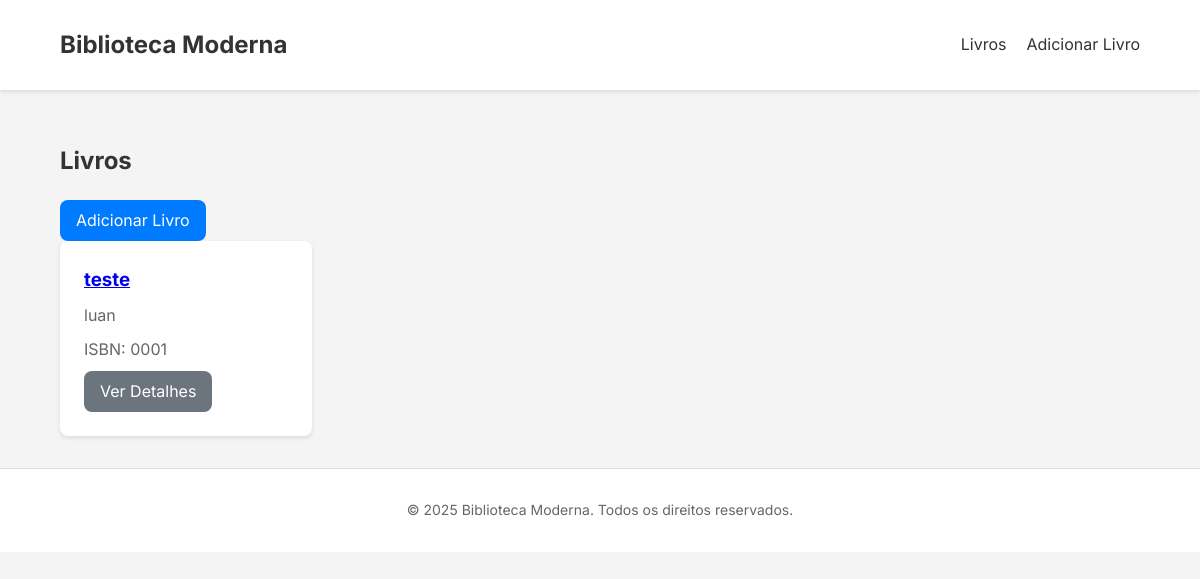
Before: / with the older database file.
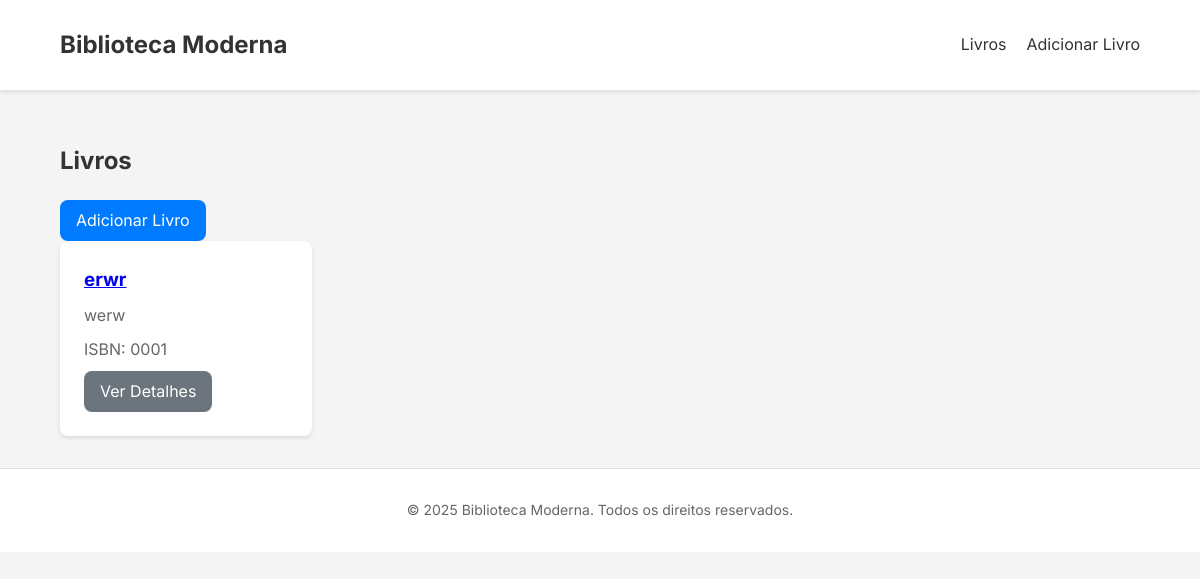
After: the same page with the newer database file.
### biblioteca_app/models.py (models this page shows, shortened)
class Book(models.Model):
    title = models.CharField(max_length=200, verbose_name='Título')
    author = models.CharField(max_length=100, verbose_name='Autor')
    publication_date = models.DateField(verbose_name='Data de Publicação')
    isbn = models.CharField(max_length=13, unique=True, verbose_name='ISBN')
    class Meta:
        verbose_name = 'Livro'
        verbose_name_plural = 'Livros'

### biblioteca_app/views.py (the view)
# urls.py: path('', views.book_list, name='book_list'),
def book_list(request):
    books = Book.objects.all()
    return render(request, 'biblioteca_app/book_list.html', {'books': books})

### biblioteca_app/templates/biblioteca_app/book_list.html
{% extends 'biblioteca_app/base.html' %}
{% block content %}
    <h2>Livros</h2>
    <a href="{% url 'book_new' %}" class="btn">Adicionar Livro</a>
    {% if books %}
        <div class="book-list">
            {% for book in books %}
                <div class="book-card">
                    <h3><a href="{% url 'book_detail' pk=book.pk %}">{{ book.title }}</a></h3>
                    <p>{{ book.author }}</p>
                    <p>ISBN: {{ book.isbn }}</p>
                    <a href="{% url 'book_detail' pk=book.pk %}" class="btn btn-secondary">Ver Detalhes</a>
                </div>
            {% endfor %}
        </div>
    {% else %}
        <p>Nenhum livro cadastrado ainda.</p>
    {% endif %}
{% endblock %}

Changed rows visible on the page:
changed Book: title "teste" → "erwr"; author "luan" → "werw"
